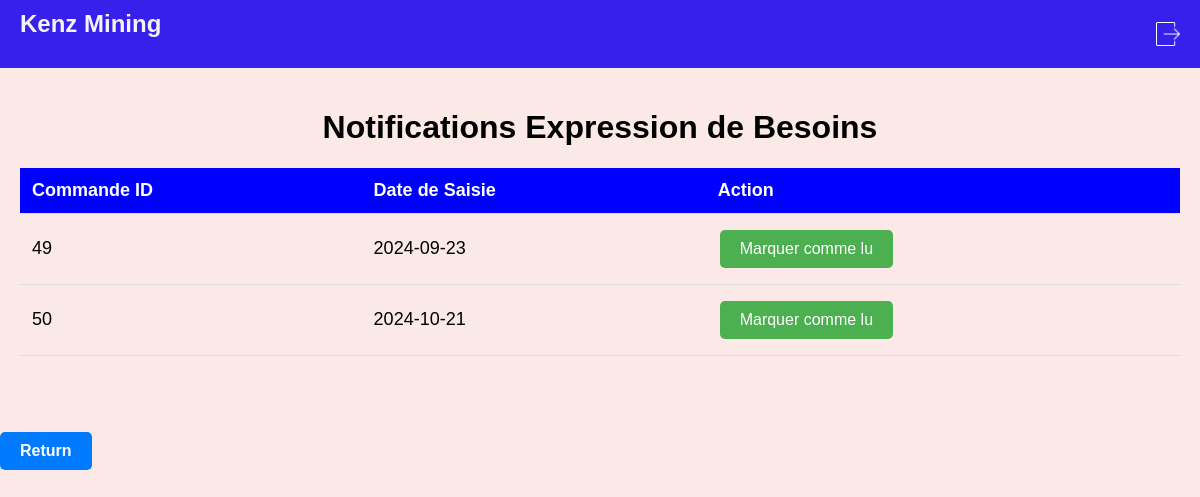
The page /notification_expression_besoins.php (signed in) on the database its author committed.
### tables this page shows
CREATE TABLE IF NOT EXISTS `commandes` (
  `id` int NOT NULL AUTO_INCREMENT,
  `date_commande` datetime NOT NULL,
  `status` varchar(50) DEFAULT 'ouvert',
  `notified` tinyint(1) DEFAULT '0',
  `adjoint_mg_valide` tinyint(1) DEFAULT '0',
  `admin_valide` tinyint(1) DEFAULT '0',
  `daf_valide` tinyint(1) DEFAULT '0',
  `prix_total` decimal(10,2) DEFAULT '0.00',
  `date_derniere_modif` datetime DEFAULT CURRENT_TIMESTAMP ON UPDATE CURRENT_TIMESTAMP,
  PRIMARY KEY (`id`)
);

### notification_expression_besoins.php (the view, shortened to what this page needs)
<?php
require_once("serv_projet1.php");
$role = $_SESSION['role'];
$sql = "SELECT c.id AS commande_id, MIN(eb.date_saisie) AS date_saisie
        FROM expression_besoins eb
        JOIN commandes c ON eb.commande_id = c.id
        WHERE eb.notified = 0
        GROUP BY c.id
        ORDER BY c.id ASC";
$stmt = $conn->prepare($sql);
$stmt->execute();
$result = $stmt->get_result();
?>
<!DOCTYPE html>
<html lang="fr">
<head>
    <link rel="stylesheet" href="css/styles_userdashboard.css">
</head>
<body>
    <header>
        <nav>
            <div class="title">Kenz Mining</div>
            <div class="header-icons">
                <div class="logout">
                    <a href="logout.php">
                        <img src="img/icon_logout.png" alt="Logout">
                    </a>
                </div>
            </div>
        </nav>
    </header>
    <main>
        <div class="notification-container">
            <h1>Notifications Expression de Besoins</h1>
            <?php if ($result->num_rows > 0): ?>
                <table>
                    <thead>
                        <tr>
                            <th>Commande ID</th>
                            <th>Date de Saisie</th>
                            <th>Action</th>
                        </tr>
                    </thead>
                    <tbody>
                    <?php while ($row = $result->fetch_assoc()): ?>
                        <tr>
                            <td><?php echo htmlspecialchars($row['commande_id']); ?></td>
                            <td><?php echo htmlspecialchars($row['date_saisie']); ?></td>
                            <td>
                                <a href="?mark_as_read=<?php echo htmlspecialchars($row['commande_id']); ?>" class="mark-as-read">Marquer comme lu</a>
                            </td>
                        </tr>
                    <?php endwhile; ?>
                    </tbody>
                </table>
            <?php else: ?>
                <p>Aucune notification en attente.</p>
            <?php endif; ?>
        </div>
    </main>
    <br><br>
    <?php if ($role == 2): ?>
        <a href="users_dashboard/user_Adjoint_MG.php" class="btn-blue">Return</a>
    <?php elseif ($role == 21): ?>
        <a href="users_dashboard/user_dept_administratif_dashboard.php" class="btn-blue">Return</a>
    <?php endif; ?>
</body>
</html>

### css/styles_userdashboard.css (style rules this page uses)
body { font-family: Arial, sans-serif; background-color: #fbe9e7; margin: 0; padding: 0; overflow-x: hidden; }
header { background-color: #371fec; color: rgb(244, 244, 244); padding: 10px 20px; text-align: center; }
nav { display: flex; justify-content: space-between; align-items: center; }
.title { text-align: center; font-size: 24px; margin-bottom: 20px; font-weight: bold; }
.header-icons { display: flex; align-items: center; }
.notification-icon img, .logout img { width: 24px; height: 24px; filter: brightness(0) invert(1); }
.logout img { margin-left: 10px; }
.logout a { color: white; text-decoration: none; font-weight: bold; display: flex; align-items: center; }
main { padding: 20px; text-align: center; }
.btn-blue { background-color: blue; color: white; padding: 10px 15px; border: none; border-radius: 5px; cursor: pointer; font-size: 14px; font-weight: bold; }

### notification_expression_besoins.php (style rules this page uses)
table { width: 100%; border-collapse: collapse; margin: 20px 0; font-size: 18px; text-align: left; }
table th, table td { padding: 12px; border-bottom: 1px solid #ddd; }
table th { background-color: blue; color: white; }
.mark-as-read { background-color: #4CAF50; color: white; border: none; padding: 10px 20px; text-align: center; text-decoration: none; display: inline-block; font-size: 16px; margin: 4px 2px; cursor: pointer; border-radius: 5px; }
.btn-blue { display: inline-block; padding: 10px 20px; font-size: 16px; color: #fff; background-color: #007bff; border: none; border-radius: 5px; text-decoration: none; cursor: pointer; transition: background-color 0.3s ease; }

### rows shown on the page
commandes: id "49", date_saisie "2024-09-23"
commandes: id "50", date_saisie "2024-10-21"
